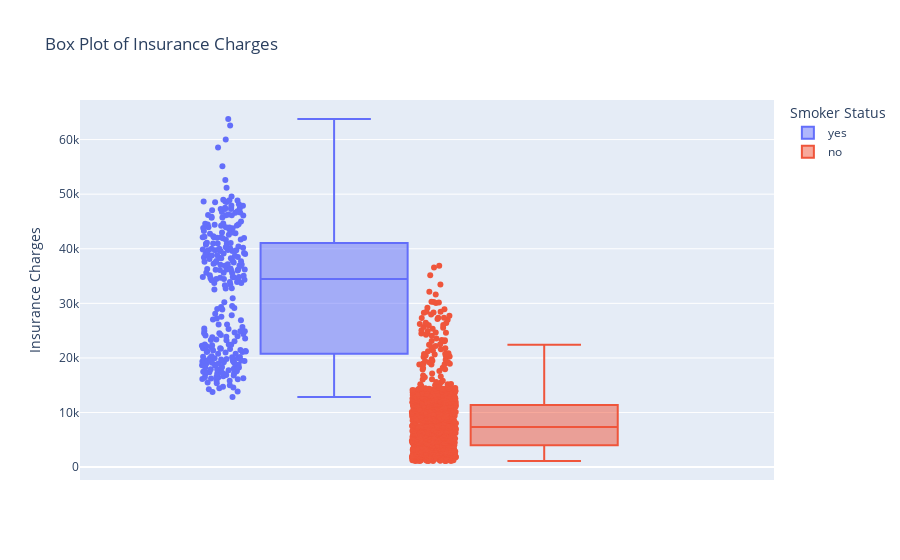

Source (notebook cell):
### Markdown cell above
## Visualization

### Code cell
import plotly.express as px

fig = px.box(df, y='charges', title='Box Plot of Insurance Charges',
           color='smoker', points='all',
           labels={'charges': 'Insurance Charges', 'smoker': 'Smoker Status'},
           category_orders={'smoker': ['yes', 'no']})
fig.show()

### Figure 1 — Plotly figure (JSON) as saved in the notebook; plotly's stock layout.template omitted (floating-point values rounded to 4 significant figures; data arrays with more than 128 entries replaced by an {"elided": "..."} marker saying what was removed)
{"data": [{"alignmentgroup": "True", "boxpoints": "all", "hovertemplate": "Smoker Status=yes<br>Insurance Charges=%{y}<extra></extra>", "legendgroup": "yes", "marker": {"color": "#636efa"}, "name": "yes", "notched": false, "offsetgroup": "yes", "orientation": "v", "showlegend": true, "type": "box", "x0": " ", "xaxis": "x", "y": {"elided": "274 float values"}, "y0": " ", "yaxis": "y"}, {"alignmentgroup": "True", "boxpoints": "all", "hovertemplate": "Smoker Status=no<br>Insurance Charges=%{y}<extra></extra>", "legendgroup": "no", "marker": {"color": "#EF553B"}, "name": "no", "notched": false, "offsetgroup": "no", "orientation": "v", "showlegend": true, "type": "box", "x0": " ", "xaxis": "x", "y": {"elided": "1064 float values"}, "y0": " ", "yaxis": "y"}], "layout": {"boxmode": "group", "legend": {"title": {"text": "Smoker Status"}, "tracegroupgap": 0}, "title": {"text": "Box Plot of Insurance Charges"}, "xaxis": {"anchor": "y", "domain": [0, 1]}, "yaxis": {"anchor": "x", "domain": [0, 1], "title": {"text": "Insurance Charges"}}}}
